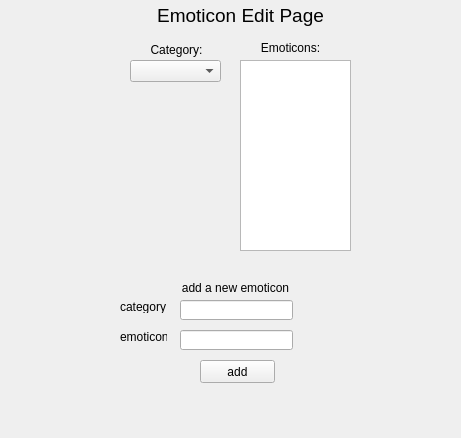
<?xml version="1.0" encoding="UTF-8"?>
<ui version="4.0">
 <class>EmoticonEdit</class>
 <widget class="QWidget" name="EmoticonEdit">
  <property name="geometry">
   <rect>
    <x>0</x>
    <y>0</y>
    <width>461</width>
    <height>438</height>
   </rect>
  </property>
  <property name="sizePolicy">
   <sizepolicy hsizetype="Expanding" vsizetype="Expanding">
    <horstretch>0</horstretch>
    <verstretch>0</verstretch>
   </sizepolicy>
  </property>
  <property name="minimumSize">
   <size>
    <width>461</width>
    <height>438</height>
   </size>
  </property>
  <property name="maximumSize">
   <size>
    <width>461</width>
    <height>438</height>
   </size>
  </property>
  <property name="windowTitle">
   <string>Form</string>
  </property>
  <widget class="QLabel" name="label">
   <property name="geometry">
    <rect>
     <x>140</x>
     <y>0</y>
     <width>201</width>
     <height>31</height>
    </rect>
   </property>
   <property name="font">
    <font>
     <pointsize>14</pointsize>
    </font>
   </property>
   <property name="text">
    <string>Emoticon Edit Page</string>
   </property>
   <property name="alignment">
    <set>Qt::AlignCenter</set>
   </property>
  </widget>
  <widget class="QTextBrowser" name="emoticonDisplay">
   <property name="geometry">
    <rect>
     <x>240</x>
     <y>60</y>
     <width>111</width>
     <height>191</height>
    </rect>
   </property>
  </widget>
  <widget class="QLabel" name="label_2">
   <property name="geometry">
    <rect>
     <x>146</x>
     <y>40</y>
     <width>61</width>
     <height>20</height>
    </rect>
   </property>
   <property name="text">
    <string>Category:</string>
   </property>
   <property name="alignment">
    <set>Qt::AlignCenter</set>
   </property>
  </widget>
  <widget class="QLabel" name="label_3">
   <property name="geometry">
    <rect>
     <x>260</x>
     <y>40</y>
     <width>61</width>
     <height>16</height>
    </rect>
   </property>
   <property name="text">
    <string>Emoticons:</string>
   </property>
   <property name="alignment">
    <set>Qt::AlignCenter</set>
   </property>
  </widget>
  <widget class="QPushButton" name="addEmoticon">
   <property name="geometry">
    <rect>
     <x>200</x>
     <y>360</y>
     <width>75</width>
     <height>23</height>
    </rect>
   </property>
   <property name="text">
    <string>add</string>
   </property>
  </widget>
  <widget class="QLineEdit" name="addCategoryEdit">
   <property name="geometry">
    <rect>
     <x>180</x>
     <y>300</y>
     <width>113</width>
     <height>20</height>
    </rect>
   </property>
  </widget>
  <widget class="QLineEdit" name="addEmoticonEdit">
   <property name="geometry">
    <rect>
     <x>180</x>
     <y>330</y>
     <width>113</width>
     <height>20</height>
    </rect>
   </property>
  </widget>
  <widget class="QLabel" name="label_4">
   <property name="geometry">
    <rect>
     <x>120</x>
     <y>300</y>
     <width>47</width>
     <height>13</height>
    </rect>
   </property>
   <property name="text">
    <string>category:</string>
   </property>
  </widget>
  <widget class="QLabel" name="label_5">
   <property name="geometry">
    <rect>
     <x>120</x>
     <y>330</y>
     <width>47</width>
     <height>13</height>
    </rect>
   </property>
   <property name="text">
    <string>emoticon:</string>
   </property>
  </widget>
  <widget class="QLabel" name="label_6">
   <property name="geometry">
    <rect>
     <x>180</x>
     <y>280</y>
     <width>111</width>
     <height>16</height>
    </rect>
   </property>
   <property name="text">
    <string>add a new emoticon</string>
   </property>
   <property name="alignment">
    <set>Qt::AlignCenter</set>
   </property>
  </widget>
  <widget class="QComboBox" name="emoticonCategories">
   <property name="geometry">
    <rect>
     <x>130</x>
     <y>60</y>
     <width>91</width>
     <height>22</height>
    </rect>
   </property>
  </widget>
 </widget>
 <resources/>
 <connections/>
</ui>
